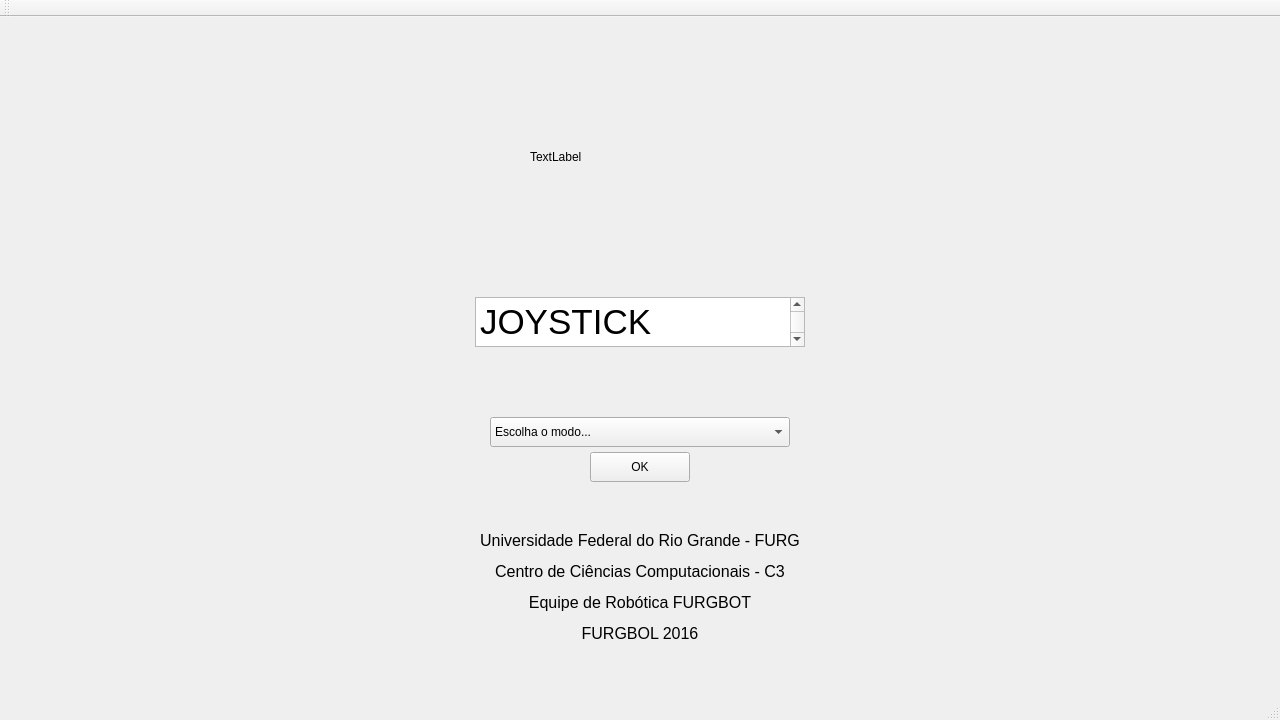
<?xml version="1.0" encoding="UTF-8"?>
<ui version="4.0">
 <class>MainWindow</class>
 <widget class="QMainWindow" name="MainWindow">
  <property name="geometry">
   <rect>
    <x>0</x>
    <y>0</y>
    <width>1280</width>
    <height>720</height>
   </rect>
  </property>
  <property name="windowTitle">
   <string>Joystick Furgbol</string>
  </property>
  <property name="tabShape">
   <enum>QTabWidget::Rounded</enum>
  </property>
  <widget class="QWidget" name="centralWidget">
   <widget class="QLabel" name="fbot_image">
    <property name="geometry">
     <rect>
      <x>530</x>
      <y>20</y>
      <width>220</width>
      <height>240</height>
     </rect>
    </property>
    <property name="text">
     <string>TextLabel</string>
    </property>
   </widget>
   <widget class="QTextBrowser" name="project_name">
    <property name="geometry">
     <rect>
      <x>475</x>
      <y>280</y>
      <width>330</width>
      <height>50</height>
     </rect>
    </property>
    <property name="html">
     <string>&lt;!DOCTYPE HTML PUBLIC &quot;-//W3C//DTD HTML 4.0//EN&quot; &quot;http://www.w3.org/TR/REC-html40/strict.dtd&quot;&gt;
&lt;html&gt;&lt;head&gt;&lt;meta name=&quot;qrichtext&quot; content=&quot;1&quot; /&gt;&lt;style type=&quot;text/css&quot;&gt;
p, li { white-space: pre-wrap; }
&lt;/style&gt;&lt;/head&gt;&lt;body style=&quot; font-family:'Ubuntu'; font-size:11pt; font-weight:400; font-style:normal;&quot;&gt;
&lt;p style=&quot; margin-top:0px; margin-bottom:0px; margin-left:0px; margin-right:0px; -qt-block-indent:0; text-indent:0px;&quot;&gt;&lt;span style=&quot; font-size:26pt;&quot;&gt;JOYSTICK FURGBOL&lt;/span&gt;&lt;/p&gt;&lt;/body&gt;&lt;/html&gt;</string>
    </property>
   </widget>
   <widget class="QComboBox" name="mode_box">
    <property name="geometry">
     <rect>
      <x>490</x>
      <y>400</y>
      <width>300</width>
      <height>30</height>
     </rect>
    </property>
    <property name="currentText">
     <string>Escolha o modo...</string>
    </property>
    <item>
     <property name="text">
      <string>Escolha o modo...</string>
     </property>
    </item>
    <item>
     <property name="text">
      <string>Manual</string>
     </property>
    </item>
   </widget>
   <widget class="QPushButton" name="ok_button">
    <property name="geometry">
     <rect>
      <x>590</x>
      <y>435</y>
      <width>100</width>
      <height>30</height>
     </rect>
    </property>
    <property name="text">
     <string>OK</string>
    </property>
   </widget>
   <widget class="QLabel" name="description">
    <property name="geometry">
     <rect>
      <x>430</x>
      <y>500</y>
      <width>420</width>
      <height>140</height>
     </rect>
    </property>
    <property name="text">
     <string>&lt;html&gt;&lt;head/&gt;&lt;body&gt;&lt;p align=&quot;center&quot;&gt;&lt;span style=&quot; font-size:12pt;&quot;&gt;Universidade Federal do Rio Grande - FURG&lt;/span&gt;&lt;/p&gt;&lt;p align=&quot;center&quot;&gt;&lt;span style=&quot; font-size:12pt;&quot;&gt;Centro de Ciências Computacionais - C3&lt;/span&gt;&lt;/p&gt;&lt;p align=&quot;center&quot;&gt;&lt;span style=&quot; font-size:12pt;&quot;&gt;Equipe de Robótica FURGBOT&lt;/span&gt;&lt;/p&gt;&lt;p align=&quot;center&quot;&gt;&lt;span style=&quot; font-size:12pt;&quot;&gt;FURGBOL 2016&lt;/span&gt;&lt;/p&gt;&lt;/body&gt;&lt;/html&gt;</string>
    </property>
   </widget>
  </widget>
  <widget class="QMenuBar" name="menuBar">
   <property name="geometry">
    <rect>
     <x>0</x>
     <y>0</y>
     <width>1280</width>
     <height>22</height>
    </rect>
   </property>
  </widget>
  <widget class="QToolBar" name="mainToolBar">
   <attribute name="toolBarArea">
    <enum>TopToolBarArea</enum>
   </attribute>
   <attribute name="toolBarBreak">
    <bool>false</bool>
   </attribute>
  </widget>
  <widget class="QStatusBar" name="statusBar"/>
 </widget>
 <layoutdefault spacing="6" margin="11"/>
 <resources/>
 <connections/>
</ui>
